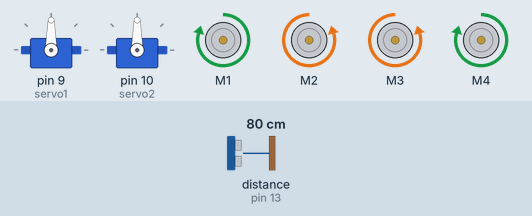
This sketch was run on a simulated Arduino Uno, built with avr-gcc and run on an emulated ATmega328P. Parts: 2 × servo, 4 × DC motor (green arrow = forward, orange = backward, longer = faster). Wiring (inferred from the names in the program): ultrasonic range finder: trigger pin 12; echo pin 13. Inputs (shaded band) come from the test bench; at power-on: distance to the obstacle (sensor on pin 13) 80 cm. The echo pulse lasts 58.3 µs per cm.

Above: at 1.28 s.
1.3 s: distance to the obstacle (sensor on pin 13) set to 2 cm
At 3.2 s:
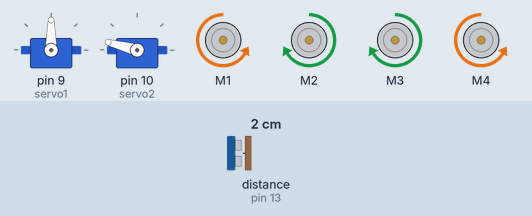
4.3 s: distance to the obstacle (sensor on pin 13) set to 18 cm
At 5.7 s:
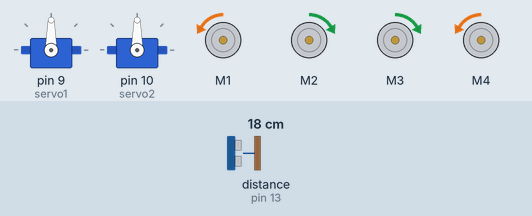
6.1 s: distance to the obstacle (sensor on pin 13) set to 22 cm
At 7.9 s:
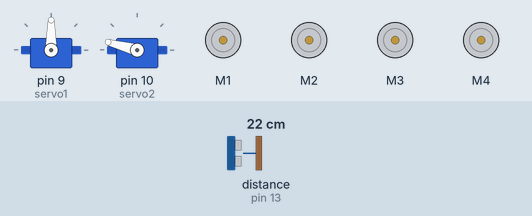
Timing chart, 0 to 15.1 s (numbered marks = the images above; inputs shaded):
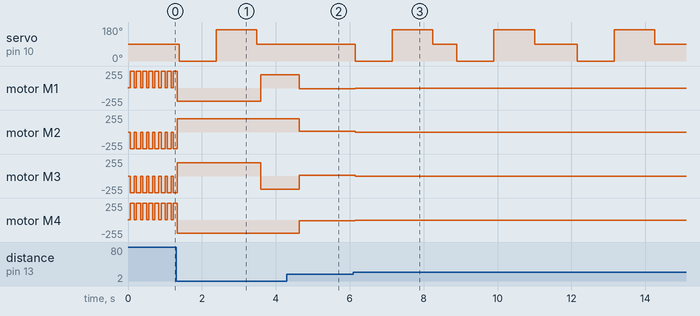

Measured:
- the behaviour switches between 20 and 21 cm on distance to the obstacle (sensor on pin 13) (found by bisection; images 2 and 3)
- after the input at 1.3 s, servo on pin 10 (servo2): 90° → 0° after 0.08 s, → 165° 1.0 s later, → 90° 1.1 s later
- after the input at 4.3 s, servo on pin 10 (servo2): stays 90° (without the input it goes to 0° after 0.34 s); motor M1: forward 200/255 → backward 10/255 after 0.34 s; motor M2: forward 200/255 → forward 10/255 after 0.34 s; motor M3: backward 200/255 → forward 10/255 after 0.34 s; motor M4: backward 200/255 → backward 10/255 after 0.34 s
- after the input at 6.1 s, servo on pin 10 (servo2): 90° → 0° at once, → 165° 1.0 s later, → 90° 1.1 s later, → 0° 0.65 s later, … (9 changes in this stretch); motor M1, motor M4: backward 10/255 → stopped at once; motor M2, motor M3: forward 10/255 → stopped at once

The sketch:

main.ino
```cpp
// (licence header left out)
#include <AFMotor.h>
#include <Servo.h>

#define MAX_SPEED 80
#define MIN_SPEED 70
#define SLOW_SPEED 60
#define trig  12 // attach pin 3 to Trig
#define echo 13 //attach pin 4 to Echo

AF_DCMotor motorlf(1);
AF_DCMotor motorrf(2);
AF_DCMotor motorlb(3);
AF_DCMotor motorrb(4);

Servo servo1;
Servo servo2;
int pos = 0;
int left, right;
void setup() {
  servo1.attach(9);
  servo2.attach(10);
  pinMode (trig,OUTPUT);
  pinMode (echo,INPUT);
  // initialize serial communication:
  Serial.begin(9600);     // set up Serial library at 9600 bps
//  Serial.println("Autonomous Navigation Project");

  // turn on motor
  motorlf.setSpeed(MAX_SPEED);
  motorrf.setSpeed(MAX_SPEED);
  motorlb.setSpeed(MIN_SPEED);
  motorrb.setSpeed(MIN_SPEED);
  motorlf.run(RELEASE);
  motorrf.run(RELEASE);
  motorlb.run(RELEASE);
  motorrb.run(RELEASE);
}

void move_forward(){
   //Forward
  motorlf.run(FORWARD);
  motorrf.run(BACKWARD);
  motorlb.run(BACKWARD);
  motorrb.run(FORWARD);
}

void bot_stop(){
  motorlf.run(RELEASE);
  motorrf.run(RELEASE);
  motorlb.run(RELEASE);
  motorrb.run(RELEASE);
}

void move_backward(){
  //Backward
  motorlf.run(BACKWARD);
  motorrf.run(FORWARD);
  motorlb.run(FORWARD);
  motorrb.run(BACKWARD);
}

void turn_right(){
  motorrf.run(FORWARD);
  motorrb.run(BACKWARD);
  motorlf.run(FORWARD);
  motorlb.run(BACKWARD);
  }

void turn_left(){
  motorrf.run(BACKWARD);
  motorrb.run(FORWARD);
  motorlf.run(BACKWARD);
  motorlb.run(FORWARD);
  }

int get_motor_speed(int distance)
{
    int motor_speed = 0;
    if(distance >=40)
    {
         //motor_speed = FORWARD;
         motor_speed = map(distance,30,40,125,255);
    }
    else if(distance >= 32)
    {
         //speed.Direction = FORWARD;
         motor_speed = map(distance,22,29,70,125);
    }
    else if(distance >=25)
    {
         //speed.Direction = FORWARD;
        motor_speed = map(distance,15,21,50,70);
    }
    else if(distance >=18)
    {
         //speed.Direction = BRAKE;
         motor_speed = 0;
    }
    else if(distance >=14)
    {
         //speed.Direction = BACKWARD;
         motor_speed = map(distance,4,7,50,100);
    }
    else
    {
//     speed.Direction = BACKWARD;
     motor_speed = 200;
    }
    return motor_speed;
}

void set_speed(int motor_speed){
    motorlf.setSpeed(motor_speed);
    motorrf.setSpeed(motor_speed);
    motorlb.setSpeed(motor_speed);
    motorrb.setSpeed(motor_speed);
}
int bot_move(int motor_speed, int distance){

    if(distance >=50)
    {
         set_speed(motor_speed);
         move_forward();
         return 0;
    }
    else if(distance >= 42)
    {
         set_speed(motor_speed);
         move_forward();
         return 0;
    }
    else if(distance >=35)
    {
         set_speed(motor_speed);
         move_forward();
         return 0;
    }
    else if(distance >=20)
    {
         set_speed(motor_speed);
         bot_stop();
         return 1;
    }
    else if(distance >=15)
    {
         set_speed(motor_speed);
         move_backward();
         return 0;
    }
    else
    {
//     move_backward();
       set_speed(200);
       move_backward();
    }
}

long microseconds_to_inches(long microseconds)
{
  // According to Parallax's datasheet for the PING))), there are
  // 73.746 microseconds per inch (i.e. sound travels at 1130 feet per
  // second). This gives the distance travelled by the ping, outbound
  // and return, so we divide by 2 to get the distance of the obstacle.
  // See: http://www.parallax.com/dl/docs/prod/acc/28015-PI...
  return microseconds / 74 / 2;
}

long microseconds_to_centimeters(long microseconds)
{
  // The speed of sound is 340 m/s or 29 microseconds per centimeter.
  // The ping travels out and back, so to find the distance of the
  // object we take half of the distance travelled.
  return (microseconds / 29.1) / 2;
}

int get_distance(){
  // establish variables for duration of the ping,
  // and the distance result in inches and centimeters:
  long duration, cm;
  digitalWrite(trig, LOW);
  delayMicroseconds(5);
  digitalWrite(trig, HIGH);
  delayMicroseconds(15);
  digitalWrite(trig, LOW);
  duration = pulseIn(echo, HIGH);
  cm = microseconds_to_centimeters(duration); //Converting distance to cm
  return cm;
}

void compareDistance(){

  if (left>right) //if left is less obstructed
  {
    turn_left();
    delay(500);
  }
  else if (right>left) //if right is less obstructed
  {
    turn_right();
    delay(500);
  }
   else //if they are equally obstructed
  {
    turn_right();
    delay(1000);
  }
}

void loop() {
  int cm, motor_speed, type;

  cm = get_distance();
  motor_speed = get_motor_speed(cm);
  type = bot_move(motor_speed, cm);
  if( type == 1){
        servo2.write(0);
        delay(500);
        right = get_distance(); //scan to the right
        delay(500);
        servo2.write(165);
        delay(600);
        left = get_distance(); //scan to the left
        delay(500);
        servo2.write(90); //return to center
        delay(100);
        compareDistance();
  }
  // The same pin is used to read the signal from the PING))): a HIGH
  // pulse whose duration is the time (in microseconds) from the sending
  // of the ping to the reception of its echo off of an object.
  // convert the time into a distance
    delay(50);


//
//  }
}
```
